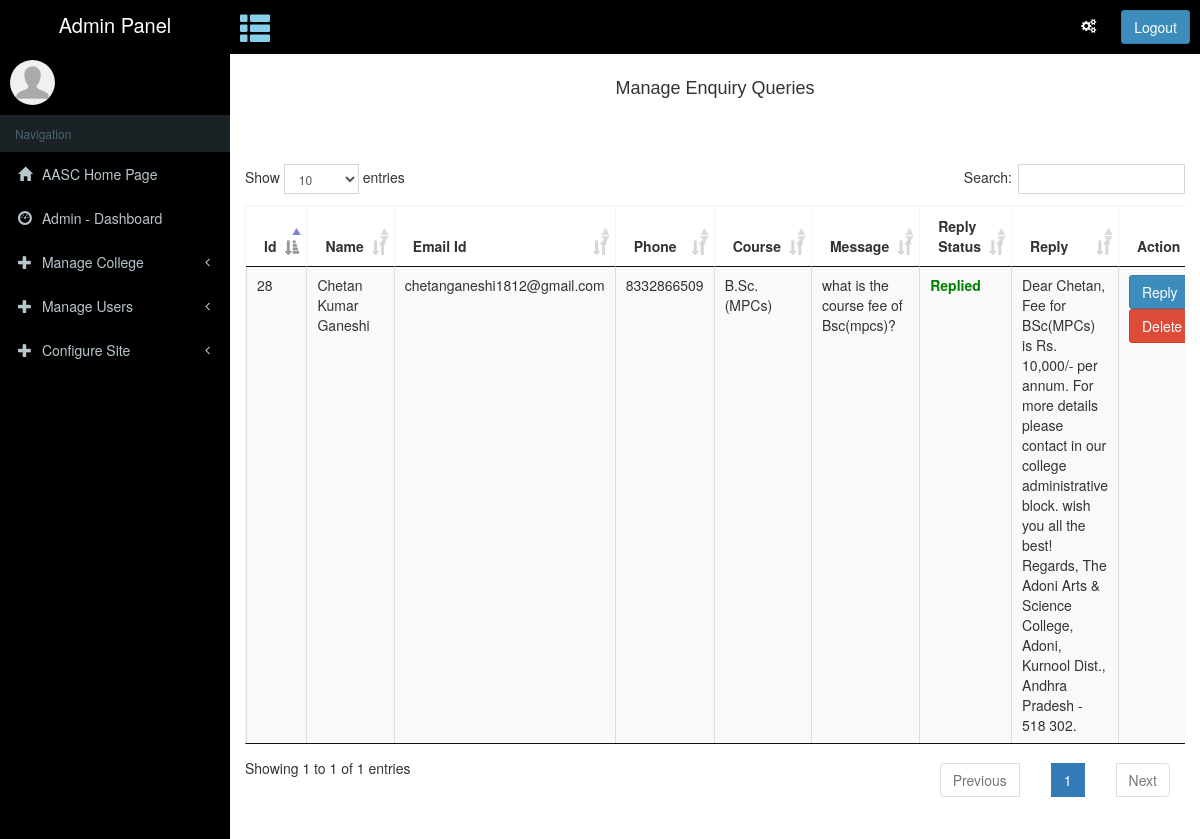
Screenshot of /account/configure-site/manage-enquiry-query.php with the database file from the repository.
### tables this page shows
CREATE TABLE `enquiry` (
  `id` int(11) NOT NULL,
  `p_name` varchar(100) NOT NULL,
  `p_email` varchar(100) NOT NULL,
  `p_phone` varchar(100) NOT NULL,
  `p_query` varchar(100) NOT NULL,
  `p_message` varchar(500) NOT NULL,
  `replystatus` varchar(50) NOT NULL,
  `reply` varchar(1000) NOT NULL
);

### account/configure-site/manage-enquiry-query.php (the view, shortened to what this page needs)
<?php
include '../../connection.php';
?>
<!DOCTYPE html>
<html>
<head>
  <?php include '../../assets/dashboard-assets-css.php'; ?>
</head>
<body class="hold-transition skin-blue sidebar-mini">
  <div class="wrapper">
    <?php include '../../navbar/dashboard-navbar.php';?>
    <?php include '../../sidebar/dashboard-left-sidebar.php';?>
    <div class="content-wrapper" style="background-color: #ffffff; ">
      <section class="content-header">
			<center> <h4> Manage Enquiry Queries</h4> </center>
     </section>
      <section class="content">
        <br><br>
        <div class="table-responsive">
          <table id="example" class="table table-striped table-bordered cell-border" cellspacing="0" width="100%">
            <thead>
              <tr>
                <th>Id</th>
                <th>Name</th>
                <th>Email Id</th>
                <th>Phone</th>
                <th>Course</th>
                <th>Message</th>
                <th>Reply Status</th>
                <th>Reply</th>
                <th>Action</th>
              </tr>
            </thead>
            <tbody>
              <?php
              $get2 = mysqli_query($conn,"SELECT * FROM enquiry");
              while($row2 = mysqli_fetch_array($get2))
              {
                $id=$row2['id'];
                $name=$row2['p_name'];
                $emailid=$row2['p_email'];
                $number=$row2['p_phone'];
                $course=$row2['p_query'];
                $message=$row2['p_message'];
                $replystatus=$row2['replystatus'];
                $reply=$row2['reply'];
                ?>
                <div id="tbl_row">
                  <tr>
                    <td><?php echo $id; ?></td>
                    <td><?php echo $name; ?></td>
                    <td><?php echo $emailid; ?></td>
                    <td><?php echo $number; ?></td>
                    <td><?php echo $course; ?></td>
                    <td><?php echo $message; ?></td>
                    <td>
					<?php
						if($replystatus=="Replied") {
					?>
					<b style="color: green"><?php echo $replystatus; ?></b>
					<?php
						}
                    ?>
                    </td>
                    <td><?php echo $reply; ?></td>
                    <td>
                      <input type="button" name="btnReply" id="btnReply" value="Reply" class="btn btn-primary" onclick="reply_row('<?php echo $id; ?>')">
                      <input type="button" name="btnDelete" id="btnDelete" value="Delete" class="btn btn-danger" onclick="delete_row('<?php echo $id; ?>')">
                    </td>
                  </tr>
                </div>
                <?php
              }
              ?>
            </tbody>
          </table>
        </div>
      </section>
    </div>
 </div>
</body>
</html>

### assets/css/jAlert.css (style rules this page uses)
html,body { min-height: 100%; }

### rows the page displays
enquiry: id "28", p_name "Chetan Kumar Ganeshi", p_email "chetanganeshi1812@gmail.com", p_phone "8332866509", p_query "B.Sc.(MPCs)", p_message "what is the course fee of Bsc(mpcs)?", replystatus "Replied", reply "Dear Chetan, Fee for BSc(MPCs) is Rs. 10,000/- per annum. For more details please contact in our college administrative block. wish you all the best! Regards, The Adoni Arts & Science College, Adoni, Kurnool Dist., Andhra Pradesh - 518 302."
